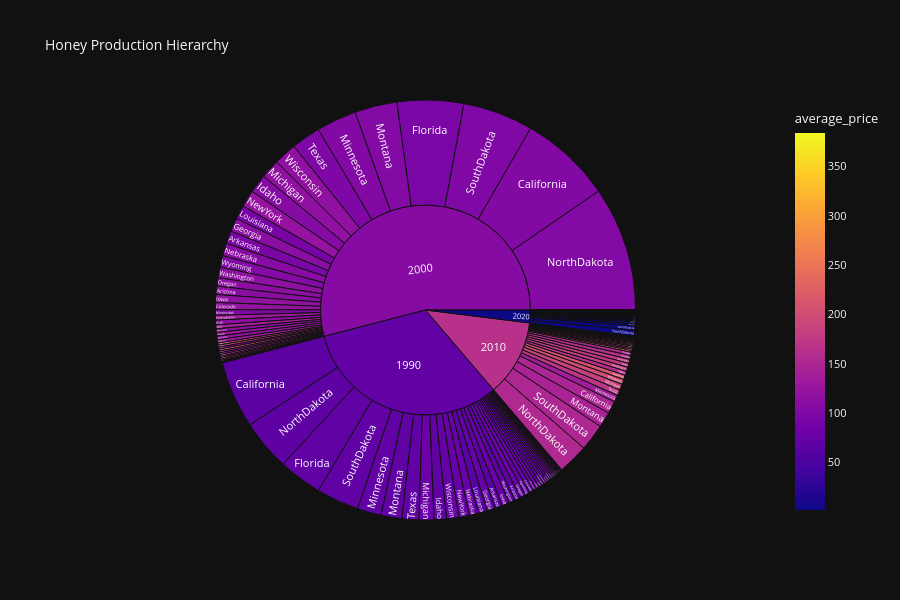

Notebook source saved alongside this figure:
### Markdown cell above
#### 5. Honey Stocks Distribution - Top 10 States
- Interactive pie chart showing stocks share for the top 10 states in the chosen year.
- Makes it easy to see which states hold the largest honey inventories.
- The year selector lets you compare stock distribution across different years.
- SouthDakota, NorthDakota, Michigan, Montana have highest stock distribution together comprising nearly 60 percent. Michigan recently overtook Montana, California, Minnesota in 2021. Share of NorthDakota reduced in 2021.

### Code cell
# 5. HONEY PRODUCTION HIERARCHY - SUNBURST CHART
df['decade'] = (df['year'] // 10 * 10).astype(str)
fig = px.sunburst(
    df,
    path=["decade","state"],
    values="production",
    color="average_price",
    title="Honey Production Hierarchy"
)
fig.update_layout(height=600, template="plotly_dark", font=dict(size=11), title_font_size=14)
fig.show()

### Figure 1 — Plotly figure (JSON) as saved in the notebook; plotly's stock layout.template omitted (floating-point values rounded to 4 significant figures; data arrays with more than 128 entries replaced by an {"elided": "..."} marker saying what was removed)
{"data": [{"branchvalues": "total", "customdata": {"elided": "173x1 float values"}, "domain": {"x": [0, 1], "y": [0, 1]}, "hovertemplate": "labels=%{label}<br>production=%{value}<br>parent=%{parent}<br>id=%{id}<br>average_price=%{color}<extra></extra>", "ids": {"elided": "173 str values"}, "labels": {"elided": "173 str values"}, "marker": {"coloraxis": "coloraxis", "colors": {"elided": "173 float values"}}, "name": "", "parents": {"elided": "173 str values"}, "type": "sunburst", "values": {"elided": "173 float values"}}], "layout": {"coloraxis": {"colorbar": {"title": {"text": "average_price"}}, "colorscale": [[0, "#0d0887"], [0.1111, "#46039f"], [0.2222, "#7201a8"], [0.3333, "#9c179e"], [0.4444, "#bd3786"], [0.5556, "#d8576b"], [0.6667, "#ed7953"], [0.7778, "#fb9f3a"], [0.8889, "#fdca26"], [1, "#f0f921"]]}, "font": {"size": 11}, "height": 600, "legend": {"tracegroupgap": 0}, "title": {"font": {"size": 14}, "text": "Honey Production Hierarchy"}}}
